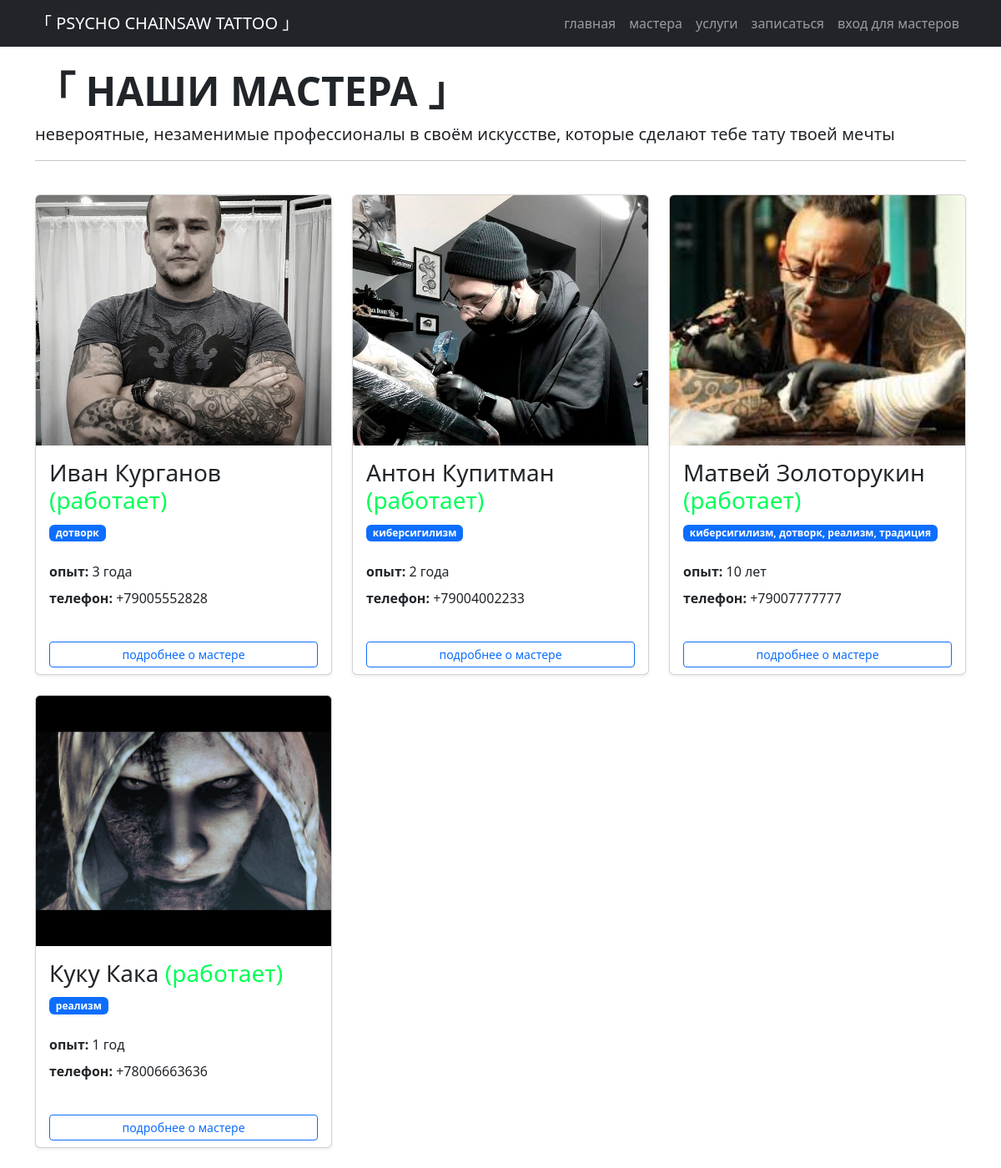
Page /masters/ on the committed database.
### main/models.py (models this page shows, shortened)
class Master(models.Model):
    user = models.OneToOneField(User, on_delete=models.CASCADE, verbose_name="Пользователь", null=True, blank=True)
    name = models.CharField("Имя", max_length=100)
    specialty = models.CharField("Специализация", max_length=200, help_text="Например: традиция, реализм, киберсигилизм")
    experience = models.PositiveIntegerField("Опыт (лет)", default=1)
    phone = models.CharField("Телефон", max_length=20)
    photo = models.ImageField("Фото", upload_to='masters/', null=True, blank=True)
    is_active = models.BooleanField("Работает в салоне", default=True)
    def current_vacation(self):
        today = datetime.now()
        return self.vacations.filter(
            start_date__lte=today,
            end_date__gte=today
        ).first()
    def is_on_vacation(self):
        return self.current_vacation() is not None
    class Meta:
        verbose_name = "Мастер"
        verbose_name_plural = "Мастера"

### main/views.py (the view)
# urls.py: path('masters/', views.masters_list, name='masters'),
def masters_list(request):
    masters = Master.objects.all()
    return render(request, 'main/masters.html', {'masters': masters})

### accounts/templatetags/ru_plural.py (called while the page is built)
@register.filter
def ru_plural(value, arg):
    args = arg.split(',')
    number = abs(int(value))
    if number % 10 == 1 and number % 100 != 11:
        return args[0]
    elif number % 10 >= 2 and number % 10 <= 4 and (number % 100 < 10 or number % 100 >= 20):
        return args[1]
    else:
        return args[2]

### templates/main/masters.html (shortened to what this page needs)
{% extends 'base.html' %}
{% load static %}
{% block content %}
<div class="row mb-4">
    <div class="col-12">
        <h1 class="display-5 fw-bold">「 НАШИ МАСТЕРА 」</h1>
        <p class="lead">невероятные, незаменимые профессионалы в своём искусстве, которые сделают тебе тату твоей мечты</p>
        <hr>
    </div>
</div>
<div class="row">
    {% for master in masters %}
        {% if master.is_active %}
            <div class="col-md-6 col-lg-4 mb-4">
                <div class="card h-100 shadow-sm">
                    {% if master.photo %}
                    <img src="{{ master.photo.url }}" class="card-img-top" alt="{{ master.name }}" style="height: 300px; object-fit: cover;">
                    {% else %}
                    <div class="bg-secondary text-white d-flex align-items-center justify-content-center" style="height: 300px;">
                        <span class="fs-1">НЕТ ФОТО</span>
                    </div>
                    {% endif %}
                    <div class="card-body">
                        {% if master.is_on_vacation %}
                            <h3 class="card-title">{{ master.name }} <span style="color: rgb(220, 184, 5);">(в отпуске до {{ master.vacation_until|date:"d.m.Y" }})</span></h3>
                        {% else %}
                            <h3 class="card-title">{{ master.name }} <span style="color: rgb(0, 255, 89);">(работает)</span></h3>
                        {% endif %}
                            <p class="badge bg-primary mb-2">{{ master.specialty }}</p>
                            <ul class="list-unstyled mt-3">
                                <li class="mb-2">
                                    {% load ru_plural %}
                                    <strong>опыт:</strong> {{ master.experience }} {{ master.experience|ru_plural:"год,года,лет" }}
                                </li>
                                <li class="mb-2">
                                    <strong>телефон:</strong> {{ master.phone }}
                                </li>
                            </ul>
                    </div>
                    <div class="card-footer bg-transparent border-top-0">
                        <div class="d-flex justify-content-between align-items-center">
                            <a href="{% url 'master_detail' master.id %}" class="btn btn-outline-primary btn-sm w-100">
                                подробнее о мастере
                            </a>
                        </div>
                    </div>
                </div>
            </div>
        {% endif %}
    {% empty %}
    <div class="col-12">
        <div class="alert alert-info">
            пока нет зарегистрированных мастеров
        </div>
    </div>
    {% endfor %}
</div>
{% endblock %}

### rows in the picture
Master: photo (picture), name "Иван Курганов", specialty "дотворк", experience "3", experience|ru_plural "года", phone "+79005552828"
Master: photo (picture), name "Антон Купитман", specialty "киберсигилизм", experience "2", experience|ru_plural "года", phone "+79004002233"
Master: photo (picture), name "Матвей Золоторукин", specialty "киберсигилизм, дотворк, реализм, традиция", experience "10", experience|ru_plural "лет", phone "+79007777777"
Master: photo (picture), name "Куку Кака", specialty "реализм", experience "1", experience|ru_plural "год", phone "+78006663636"
